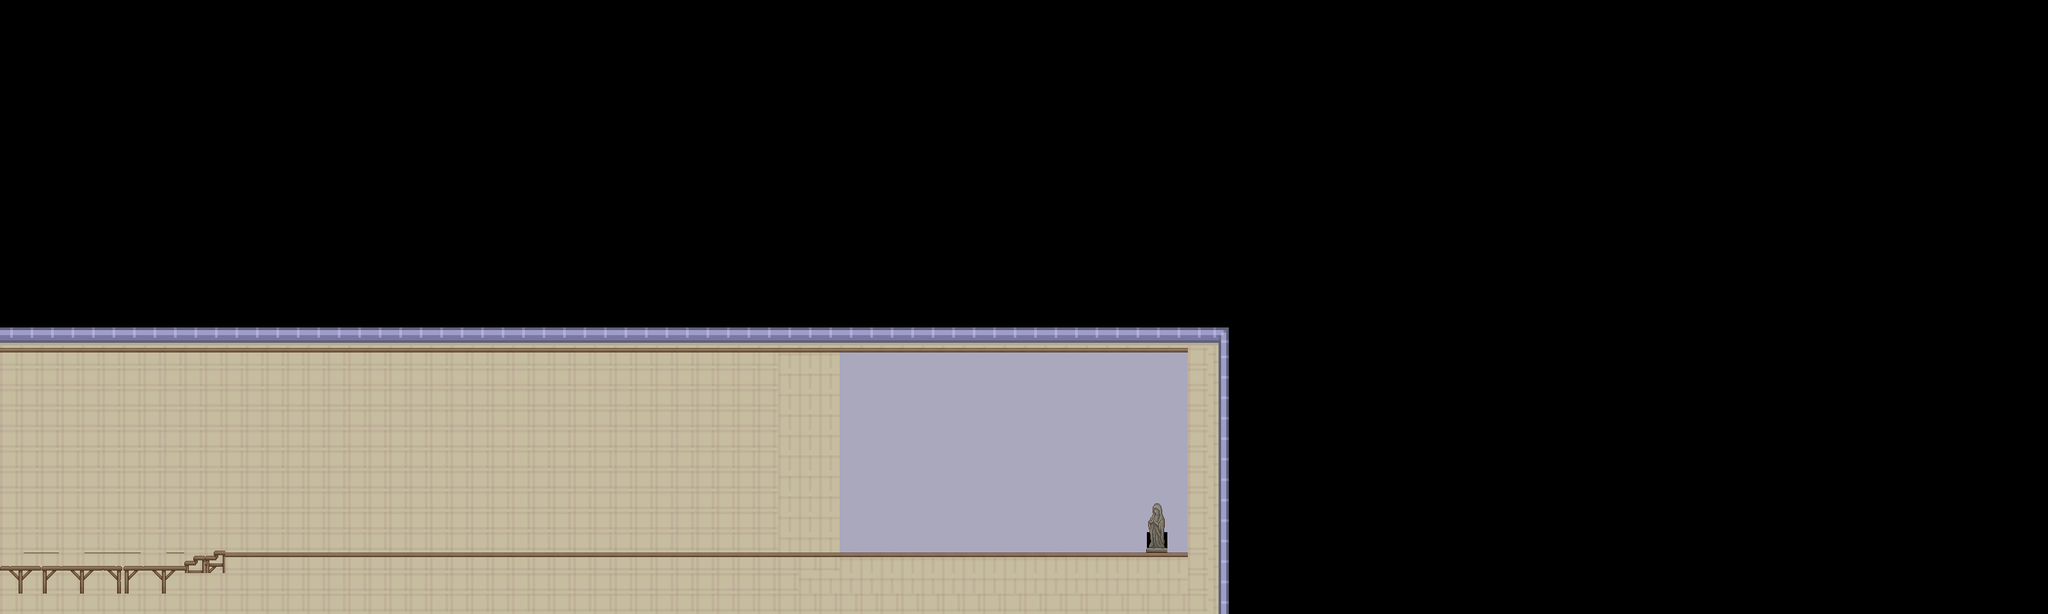

Below is a game level as drawn by its tile map, then a one-line description and the .tmx that defines it (tile-layer data replaced by summaries):
An orthogonal 100x30 tile map with 32x32 px tiles, 4 tile layers (Calque de Tuiles 2, background, Calque de Tuiles 3, Calque de Tuiles 1), 3 tilesets and 9 objects (6x plateform, statue, triangle, stationTire).

<map version="1.10" tiledversion="1.10.2" orientation="orthogonal" renderorder="right-down" width="100" height="30" tilewidth="32" tileheight="32" infinite="0" nextlayerid="10" nextobjectid="144">
 <tileset firstgid="1" source="Texture/TX Village Props.tsx" />
 <tileset firstgid="1" name="tilsetduvillage" tilewidth="32" tileheight="32" tilecount="1024" columns="32">
  <image source="TX Village Props.png" width="1024" height="1024" />
 </tileset>
 <tileset firstgid="1025" name="tilsetbackground" tilewidth="32" tileheight="32" tilecount="216" columns="18">
  <image source="tileset.png" width="576" height="384" />
 </tileset>
 <layer id="6" name="Calque de Tuiles 2" width="100" height="30">
  <data>[3000 cells, 16 non-empty, 7 distinct tile ids]</data>
 </layer>
 <layer id="9" name="background" width="100" height="30">
  <data>[3000 cells, 839 non-empty, 6 distinct tile ids]</data>
 </layer>
 <layer id="7" name="Calque de Tuiles 3" width="100" height="30">
  <data>[3000 cells, 4 non-empty, 4 distinct tile ids]</data>
 </layer>
 <objectgroup id="3" name="Calque d'Objets 1">
  <object id="5" name=" plateformDepart" type="plateform" x="0" y="885.333" width="309.333" height="41.3333" />
  <object id="7" name="plateform" type="plateform" x="353.333" y="865.333" width="254.667" height="25.3333" />
  <object id="58" name="plateform" type="plateform" x="1850.67" y="546.667" width="5.33333" height="320" />
  <object id="60" name="plateform" type="plateform" x="-3.0303" y="542.424" width="1863.64" height="12.1212" />
  <object id="62" name="plateform" type="plateform" x="1313.33" y="865.333" width="545.333" height="5.33333" />
  <object id="68" name="statue" type="statue" x="1793.33" y="786.667" width="28" height="76" />
  <object id="132" name="triangle" type="triangle" x="288" y="886.667">
   <polygon points="0,0 65.3333,-26.6667 62.6667,9.33333" />
  </object>
  <object id="138" name="stationTire" type="stationTire" x="561.333" y="817.333" width="45.3333" height="45.3333" />
  <object id="143" name="plateform" type="plateform" x="609.333" y="861.333" width="701.333" height="32" />
 </objectgroup>
 <layer id="1" name="Calque de Tuiles 1" width="100" height="30">
  <data>[3000 cells, 126 non-empty, 16 distinct tile ids]</data>
 </layer>
</map>
